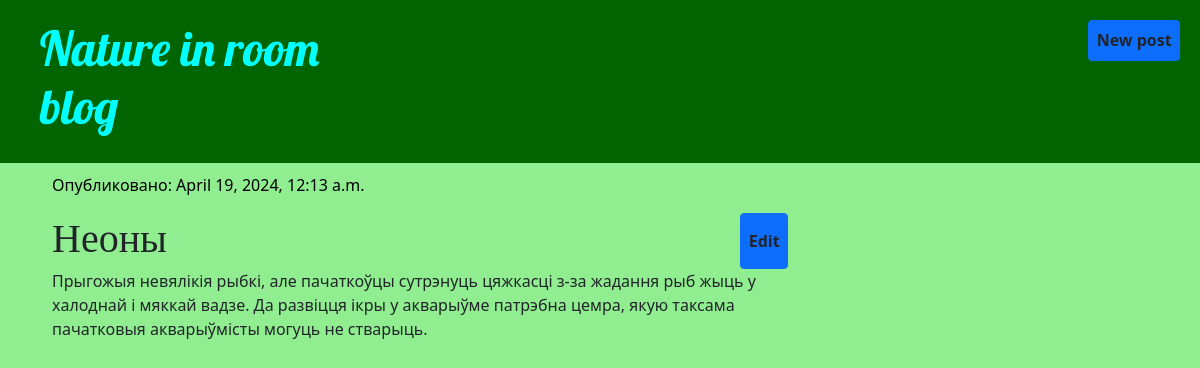
Screenshot of /post/9/ with the database file from the repository.
### blog/models.py (models this page shows, shortened)
class Post(models.Model):
    author = models.ForeignKey(settings.AUTH_USER_MODEL, on_delete=models.CASCADE)
    title = models.CharField(max_length=200)
    text=models.TextField()
    created_date = models.DateTimeField(default=timezone.now)
    published_date=models.DateTimeField(blank=True,null=True)

### blog/views.py (the view)
# urls.py: path('post/<int:pk>/', views.post_detail, name='post_detail'),
def post_detail(request, pk):
    post = get_object_or_404(Post, pk=pk)
    return render(request, 'blog/post_detail.html', {'post': post})

### blog/templates/blog/post_detail.html
{% extends 'blog/base.html' %}
{% block content %}
    <div class="post">
        {% if post.published_date %}
            <div class="date">
                <p>Опубликовано: {{ post.published_date }}</p>
            </div>
        {% endif %}
       <div class="row">
        <div class="col"><h1>{{ post.title }}</h1></div>
            <div class="col d-grid gap-2 d-flex justify-content-end"> <button type = "button" class="btn btn-primary"><a href="{% url 'post_edit' pk=post.pk %}" class="btn scale-on-hover"><b>Edit</b></a></button></div>
        <p>{{ post.text}}</p>
    </div>
{% endblock %}

### blog/static/css/blog.css (style rules this page uses)
.back { background-color: lightgreen; }
h1, h2, h3, h4 { font-family: 'Lobster', cursive; }
.date { color: black; }
.post { margin-top: 10px; margin-bottom: 60px; border-bottom: #000000; border: 2px; }
.btn { padding: 0.2rem 0.2rem; }

### rows the page displays
Post: published_date "April 19, 2024, 12:13 a.m.", title "Неоны", text "Прыгожыя невялікія рыбкі, але пачаткоўцы сутрэнуць цяжкасці з-за жадання рыб жыць у халоднай і мяккай вадзе. Да развіцця ікры у акварыўме патрэбна цемра, якую таксама пачатковыя акварыўмісты могуць не стварыць."
